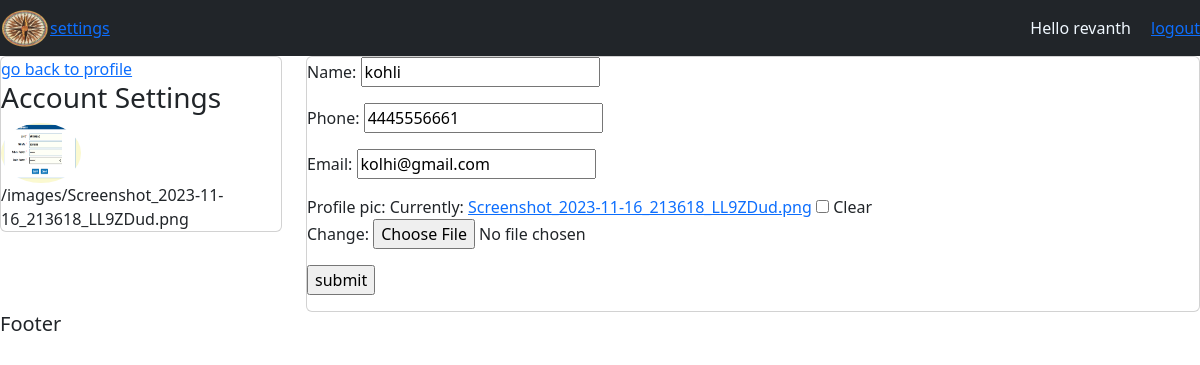
Screenshot of /settings/ (signed in) with the database file from the repository.
### account/models.py (models this page shows, shortened)
class Customer(models.Model):
    user = models.OneToOneField(User,null=True,on_delete=models.CASCADE)
    name = models.CharField(max_length=200,null=True)
    phone = models.CharField(max_length=200,null=True)
    email = models.EmailField(null=True)
    profile_pic = models.ImageField(null=True, blank=True)
    date_created = models.DateTimeField(auto_now_add = True,null=True)

### account/decorators.py (the view)
        def wrapper_func(request,*args,**kwargs):
            group=None
            if request.user.groups.exists():
                group=request.user.groups.all()[0].name
            if group in allowed_roles:
                return view_func(request,*args,**kwargs)
            return HttpResponse('you are not authorized to view this page')

### account/forms.py
class CustomerForm(ModelForm):
    class Meta:
        model = Customer
        fields = '__all__'
        exclude = ['user']

### account/views.py (called while the page is built)
@login_required(login_url='login')
@allowed_users(allowed_roles=['customers'])
def profile_settings(request):
    customer = Customer.objects.get(user=request.user)
    form = CustomerForm(instance=customer)
    if request.method == 'POST':
        form = CustomerForm(request.POST,request.FILES,instance=customer)
        if form.is_valid():
            form.save()
            return redirect('/user')
    context ={'form':form}
    return render(request,'account/account_settings.html',context)

### account/templates/account/account_settings.html (shortened to what this page needs)
{%extends 'account/main.html'%}
{% load static %}
{%block content%}
<html>
    <head>
    </head>
    <body>
        <div class="row">
            <div class="col-md-3">
                <div class="card">
                    <a href="{%url 'user_profile'%}">go back to profile</a>
                    <h3>Account Settings</h3>
                    {%if request.user.customer.profile_pic%}
                    <image style="width: 80px; height: 60px; border-radius: 50%;" src="{{request.user.customer.profile_pic.url}}">
                    {{request.user.customer.profile_pic.url}}
                    {%else%}
                    <image src="{%static 'images/poto.png'%}">
                    {%endif%}
                </div>
            </div>
            <div class="col-md-9">
                <div class="card">
                    <form method="POST" enctype="multipart/form-data">
                        {{form.as_p}}
                        <input type="submit" value="submit">
                    </form>
                </div>
            </div>
        </div>
    </body>
</html>
{%endblock%}

### account/templates/account/Navbar.html (shortened to what this page needs)
{% load static %}
<nav class="navbar navbar-expand-lg navbar-dark bg-dark">
    <image src="{%static 'images/poto.png'%}" style="height: 40px; width: 50px;">
    <div class="collapse navbar-collapse" id="navbarNav">
      <a href="{%url 'profilesetting'%}">settings</a>
    </div>
    <span style="color: aliceblue;margin-right: 20px;">Hello {{request.user}}</span>
    <span><a href="{%url 'logout_page'%}">logout</a></span>
  </nav>

### rows the page displays
Customer: name "kohli", phone "4445556661", email "kolhi@gmail.com"

### other values shown
{{ request.user }} "revanth"
{{ request.user.customer.profile_pic.url }} "/images/Screenshot_2023-11-16_213618_LL9ZDud.png"
